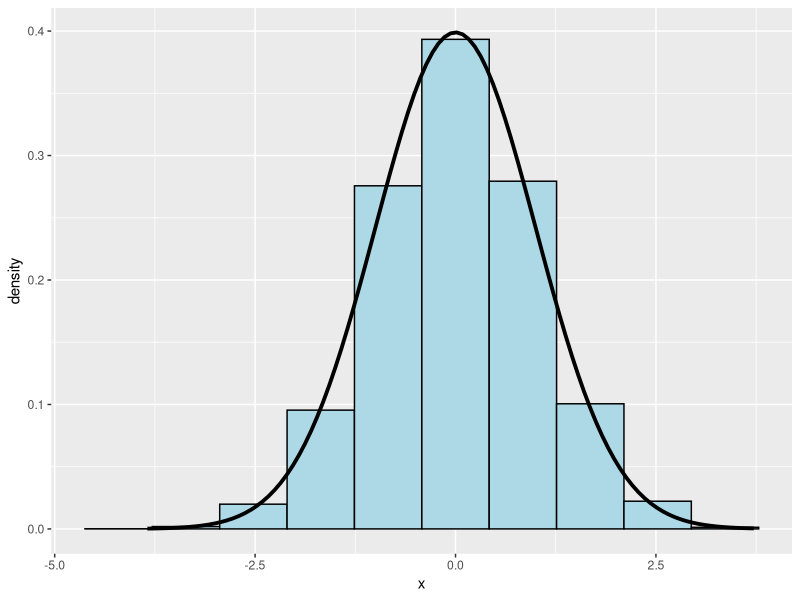

R code for this plot:
library(tidyverse)
# P(Z > 1)
1 - pnorm(1)
# P(X > x) = 0.3
qnorm(0.7)
# Mediana de exponencial de media 2
qexp(0.5, rate=0.5)
# Números aleatorios
set.seed(9999)
x <- rnorm(10000)
df <- data.frame(x=x)
ggplot(df) + 
  geom_histogram(aes(x=x, y=..density..),
                 col='black', fill='lightblue', bins=10) +
  geom_function(fun = dnorm, col='black', size=1.3)